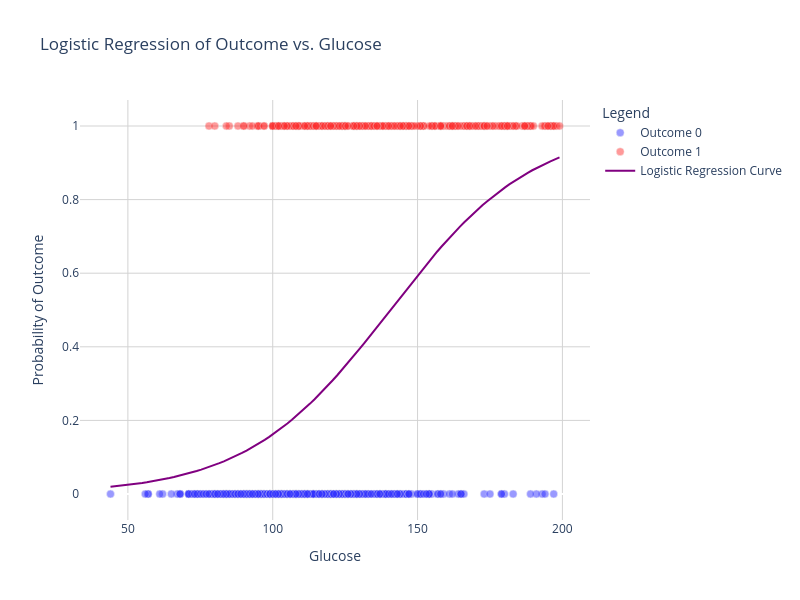

This figure's notebook cell:
### Markdown cell above
#### Visualizing Model 1b

First, we take the log-odds(Outcome) formula:
##### $Ln(\Large\frac{P}{1-P})=\beta_0 + \beta_1 X_1 = -5.701615 + (0.040565 \times Glucose)$ 

Then, plug it into the sigmoid function:

##### $p(Outcome) = \Large\frac{1}{1 + e^{-(\beta_0 + \beta_1 X_1)}} = \frac{1}{1 + e^{-(-5.701615 + (0.040565 \times Glucose))}}$

### Code cell
# 1. Scatter plot of the data points
fig = go.Figure()

# Separate data for each outcome for coloring
outcome_0 = df_1b[df_1b['Outcome'] == 0]
outcome_1 = df_1b[df_1b['Outcome'] == 1]

fig.add_trace(go.Scatter(
    x=outcome_0['Glucose'],
    y=outcome_0['Outcome'],
    mode='markers',
    opacity=0.8,
    marker=dict(
        color='blue',  # Color for Outcome 0 (NOT diabetic)
        size=8,
        opacity=0.5,
        line=dict(width=0.5, color='rgb(230,230,230)')
    ),
    name='Outcome 0'
))

fig.add_trace(go.Scatter(
    x=outcome_1['Glucose'],
    y=outcome_1['Outcome'],
    mode='markers',
    opacity=0.8,
    marker=dict(
        color='red',  # Color for Outcome 1 (diabetic)
        size=8,
        opacity=0.5,
        line=dict(width=0.5, color='rgb(230,230,230)')
    ),
    name='Outcome 1'
))

# 2. Plot the logistic regression curve (using the formula with np.exp)
glucose_range = np.linspace(df_1b['Glucose'].min(), df_1b['Glucose'].max(), 100)

# Calculate probabilities using the inputs
intercept = -5.701615 
coefficient = 0.040565  

# Calculate probabilities using the formula
probabilities = 1 / (1 + np.exp(-(intercept + (coefficient * glucose_range))))

fig.add_trace(go.Scatter(
    x=glucose_range,
    y=probabilities,
    mode='lines',
    line=dict(color='purple'),
    name='Logistic Regression Curve'
))

# 3. Add labels and title
fig.update_layout(
    title='Logistic Regression of Outcome vs. Glucose',
    xaxis_title='Glucose',
    yaxis_title='Probability of Outcome',
    legend_title='Legend',
    plot_bgcolor='white',
    xaxis=dict(gridcolor='lightgray'),
    yaxis=dict(gridcolor='lightgray'),
    width=800,
    height=600,
)

fig.show()

### Figure 1 — Plotly figure (JSON) as saved in the notebook; plotly's stock layout.template omitted (floating-point values rounded to 4 significant figures; data arrays with more than 128 entries replaced by an {"elided": "..."} marker saying what was removed)
{"data": [{"marker": {"color": "blue", "line": {"color": "rgb(230,230,230)", "width": 0.5}, "opacity": 0.5, "size": 8}, "mode": "markers", "name": "Outcome 0", "opacity": 0.8, "type": "scatter", "x": {"elided": "500 float values"}, "y": {"elided": "500 int values"}}, {"marker": {"color": "red", "line": {"color": "rgb(230,230,230)", "width": 0.5}, "opacity": 0.5, "size": 8}, "mode": "markers", "name": "Outcome 1", "opacity": 0.8, "type": "scatter", "x": {"elided": "268 float values"}, "y": {"elided": "268 int values"}}, {"line": {"color": "purple"}, "mode": "lines", "name": "Logistic Regression Curve", "type": "scatter", "x": [44.0, 45.57, 47.13, 48.7, 50.26, 51.83, 53.39, 54.96, 56.53, 58.09, 59.66, 61.22, 62.79, 64.35, 65.92, 67.48, 69.05, 70.62, 72.18, 73.75, 75.31, 76.88, 78.44, 80.01, 81.58, 83.14, 84.71, 86.27, 87.84, 89.4, 90.97, 92.54, 94.1, 95.67, 97.23, 98.8, 100.4, 101.9, 103.5, 105.1, 106.6, 108.2, 109.8, 111.3, 112.9, 114.5, 116.0, 117.6, 119.2, 120.7, 122.3, 123.8, 125.4, 127.0, 128.5, 130.1, 131.7, 133.2, 134.8, 136.4, 137.9, 139.5, 141.1, 142.6, 144.2, 145.8, 147.3, 148.9, 150.5, 152.0, 153.6, 155.2, 156.7, 158.3, 159.9, 161.4, 163.0, 164.6, 166.1, 167.7, 169.3, 170.8, 172.4, 173.9, 175.5, 177.1, 178.6, 180.2, 181.8, 183.3, 184.9, 186.5, 188.0, 189.6, 191.2, 192.7, 194.3, 195.9, 197.4, 199.0], "y": [0.01952, 0.02077, 0.0221, 0.02352, 0.02502, 0.02662, 0.02831, 0.03011, 0.03203, 0.03405, 0.03621, 0.03849, 0.04091, 0.04348, 0.04619, 0.04907, 0.05212, 0.05535, 0.05877, 0.06238, 0.0662, 0.07024, 0.0745, 0.079, 0.08375, 0.08875, 0.09402, 0.09957, 0.1054, 0.1116, 0.118, 0.1248, 0.1319, 0.1393, 0.1471, 0.1553, 0.1638, 0.1727, 0.1819, 0.1916, 0.2016, 0.212, 0.2228, 0.234, 0.2456, 0.2575, 0.2699, 0.2826, 0.2956, 0.309, 0.3227, 0.3368, 0.3511, 0.3657, 0.3806, 0.3956, 0.4109, 0.4264, 0.442, 0.4577, 0.4735, 0.4894, 0.5052, 0.5211, 0.5369, 0.5527, 0.5683, 0.5838, 0.5992, 0.6143, 0.6293, 0.6439, 0.6584, 0.6725, 0.6863, 0.6998, 0.713, 0.7258, 0.7383, 0.7504, 0.7621, 0.7734, 0.7843, 0.7949, 0.805, 0.8148, 0.8242, 0.8332, 0.8419, 0.8501, 0.8581, 0.8656, 0.8728, 0.8797, 0.8863, 0.8925, 0.8985, 0.9041, 0.9095, 0.9146]}], "layout": {"height": 600, "legend": {"title": {"text": "Legend"}}, "plot_bgcolor": "white", "title": {"text": "Logistic Regression of Outcome vs. Glucose"}, "width": 800, "xaxis": {"gridcolor": "lightgray", "title": {"text": "Glucose"}}, "yaxis": {"gridcolor": "lightgray", "title": {"text": "Probability of Outcome"}}}}
